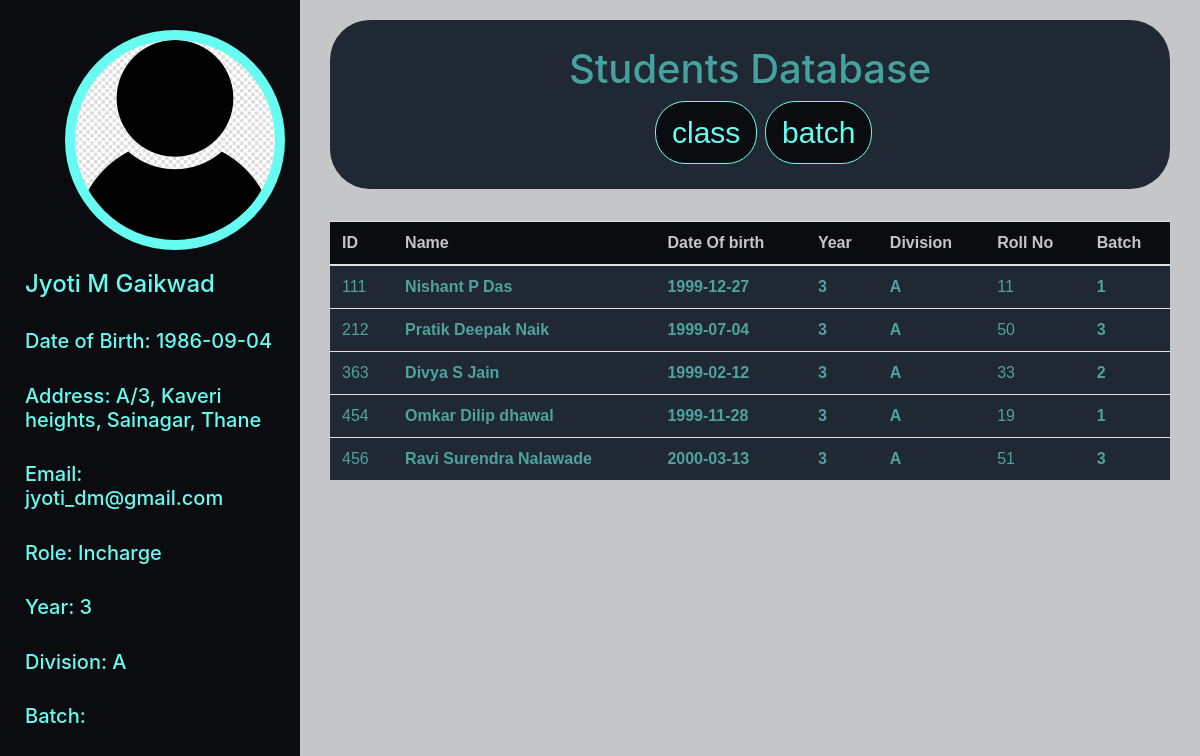
The page /teacher.php?pass=512 (signed in) on the database its author committed.
### tables this page shows
CREATE TABLE `professor` (
  `professor_id` int(11) NOT NULL,
  `First` varchar(50) NOT NULL,
  `Middle` varchar(50) NOT NULL,
  `Last` varchar(50) NOT NULL,
  `Date_of_Birth` date NOT NULL
);

CREATE TABLE `prof_address` (
  `professor_id` int(11) NOT NULL,
  `Location` varchar(500) NOT NULL
);

CREATE TABLE `professor_email` (
  `professor_id` int(11) DEFAULT NULL,
  `Email_id` varchar(100) NOT NULL
);

CREATE TABLE `prof_rol` (
  `professor_id` int(11) NOT NULL,
  `Role` varchar(20) NOT NULL,
  `Year` int(1) NOT NULL,
  `Division` varchar(1) NOT NULL,
  `Batch` varchar(2) DEFAULT NULL
);

CREATE TABLE `students` (
  `student_id` int(11) NOT NULL,
  `First` varchar(100) NOT NULL,
  `Middle` varchar(100) NOT NULL,
  `Last` varchar(100) NOT NULL,
  `Mother` varchar(100) NOT NULL,
  `Date_of_birth` date NOT NULL,
  `Blood_grp` varchar(4) NOT NULL,
  `Study_year` int(4) NOT NULL,
  `Admission_year` int(255) NOT NULL,
  `Division` varchar(1) NOT NULL,
  `Roll_no` int(100) NOT NULL,
  `Batch` int(1) NOT NULL
);

### teacher.php (the view, shortened to what this page needs)
<html>
    <head>
        <link rel="stylesheet" href="https://stackpath.bootstrapcdn.com/bootstrap/4.3.1/css/bootstrap.min.css">
        <link rel="stylesheet" href="https://maxcdn.bootstrapcdn.com/font-awesome/4.7.0/css/font-awesome.min.css">
    </head>
    <body>
        <?php
            $servername="localhost";
            $conn = mysqli_connect($servername,"root","","computer_dept") ;
            $id=$_SESSION["id"];
            $query = "select * from students as s,
                    (select Division, Year from prof_rol where professor_id = '$id' and Batch is NULL) as p
                    where s.Division = p.Division and s.Study_year = p.Year";
            $classstu=mysqli_query($conn,$query);
        ?>
        <div class="container-fluid">
            <div class="row">
                <div class="col-md-3">
                    <div class="container text-center heading">
                        <img src="contact.jpg" alt="pratik" class="thumbnail">
                    </div>
                    <div class="container details">
                        <?php
                            $id = $_SESSION["id"];
                            $q7 = "select * from professor natural join professor_email natural join prof_rol natural join prof_address where professor_id = $id";
                            $query7 = mysqli_query($conn, $q7);
                            $teacher = mysqli_fetch_assoc($query7);
                        ?>
                        <h4><?php echo $teacher['First'].' '.$teacher['Middle'].' '.$teacher['Last']; ?></h4>
                        <br>
                        <h5>Date of Birth: <?php echo $teacher['Date_of_Birth']; ?></h5>
                        <br>
                        <h5>Address: <?php echo $teacher['Location']; ?></h5>
                        <br>
                        <h5>Email: <?php echo $teacher['Email_id']; ?></h5>
                        <br>
                        <h5>Role: <?php echo $teacher['Role']; ?></h5>
                        <br>
                        <h5>Year: <?php echo $teacher['Year']; ?></h5>
                        <br>
                        <h5>Division: <?php echo $teacher['Division']; ?></h5>
                        <br>
                        <h5>Batch: <?php echo $teacher['Batch']; ?></h5>
                    </div>
                </div>
                <div class="col-md-9">
                    <div class="container text-center">
                        <div class="jumbotron text-center info">
                            <h1>Students Database</h1>
                            <div class="row">
                                <div class="col-md-6">
                                    <button onclick="fclass()" class="btn btn-lg btn-primary c1">class</button>
                                </div>
                                <div class="col-md-6">
                                    <button onclick="fbatch()" class="btn btn-lg btn-primary c2">batch</button>
                                </div>
                            </div>
                        </div>
                        <div id="class">
                            <table class="table">
                                <thead>
                                    <tr>
                                        <th>ID</th>
                                        <th>Name</th>
                                        <th>Date Of birth</th>
                                        <th>Year</th>
                                        <th>Division</th>
                                        <th>Roll No</th>
                                        <th>Batch</th>
                                </thead>
                                <tbody>
                                    <?php
                                        while($rows=mysqli_fetch_assoc($classstu)){
                                            echo('
                                                <tr class="clickrow" data-href="student_info.php?id='.$rows["student_id"].'">
                                                    <td>'.$rows["student_id"].'</td>
                                                    <th>'.$rows["First"].' '.$rows["Middle"].' '.$rows["Last"] .'</th>
                                                    <th>'.$rows["Date_of_birth"].'</th>
                                                    <th>'.$rows["Study_year"]. '</th>
                                                    <th>'.$rows["Division"].'</th>
                                                    <td>'.$rows["Roll_no"].'</td>
                                                    <th>'.$rows["Batch"].'</th>
                                                </tr>'
                                            );
                                        }
                                    ?>
                                </tbody>
                            </table>
                        </div>
                    </div>
                </div>
            </div>
        </div>
    </body>
</html>

### teacher.php (style rules this page uses)
body { background-color: #C5C6C7; }
.col-md-3 { background-color: #0B0C10;; height: 100vh; margin-left: 0; padding: 10px; }
.thumbnail { width: 200px; height: 200px; border-radius: 50%; }
.heading { width: 220px; height: 220px; margin: 20px 0 20px 55px; background-color: #66FCF1; border-radius: 100%; padding: 10px; }
.details { color: #66FCF1; font-size: 15px; }
.jumbotron { background-color: #1F2833; color: #45A29E; padding: 25px; margin-top: 20px; border-radius: 40px; }
.table { background-color: #1F2833; color: #4FA29E; font-family: 'Franklin Gothic Medium', 'Arial Narrow', Arial, sans-serif; }
thead { background-color: #0B0C10; color: #C5C6C7; }
.c1 { margin-left: 300px; }
.c2 { margin-right: 300px; }
.btn { background-color: #0B0C10; border: 1px solid #66FCF1; border-radius: 30px; font-size: 30px; color: #66FCF1; font-family: 'Franklin Gothic Medium', 'Arial Narrow', Arial, sans-serif; }

### rows shown on the page
professor: First "Jyoti", Middle "M", Last "Gaikwad", Date_of_Birth "1986-09-04"
prof_address: Location "A/3, Kaveri heights, Sainagar, Thane"
professor_email: Email_id "jyoti_dm@gmail.com"
prof_rol: Role "Incharge", Year "3", Division "A"
students: student_id "111", First "Nishant", Middle "P", Last "Das", Date_of_birth "1999-12-27", Study_year "3", Division "A", Roll_no "11", Batch "1"
students: student_id "212", First "Pratik", Middle "Deepak", Last "Naik", Date_of_birth "1999-07-04", Study_year "3", Division "A", Roll_no "50", Batch "3"
students: student_id "363", First "Divya", Middle "S", Last "Jain", Date_of_birth "1999-02-12", Study_year "3", Division "A", Roll_no "33", Batch "2"
students: student_id "454", First "Omkar", Middle "Dilip", Last "dhawal", Date_of_birth "1999-11-28", Study_year "3", Division "A", Roll_no "19", Batch "1"
students: student_id "456", First "Ravi", Middle "Surendra", Last "Nalawade", Date_of_birth "2000-03-13", Study_year "3", Division "A", Roll_no "51", Batch "3"
